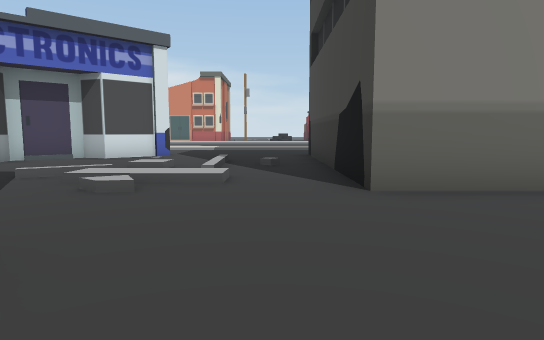
[1] (above)

24 first-person views from a walk through a 3-D level made in the Unity game engine. The camera is 1.3 m above the floor, tilts 6° down and sees 75° across. The floor is counted in squares, 2 m on a side. Each view is taken from the middle of a square. On the plan, view 1 faces up. The plan holds only what a view shows up to about 10 squares ahead; the rest is blank. The place goes on beyond the plan. Some animated figures are not drawn. Some surface patterns are stand-ins.

[2]
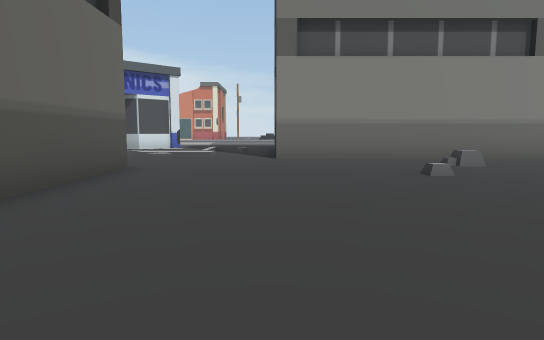

[3]
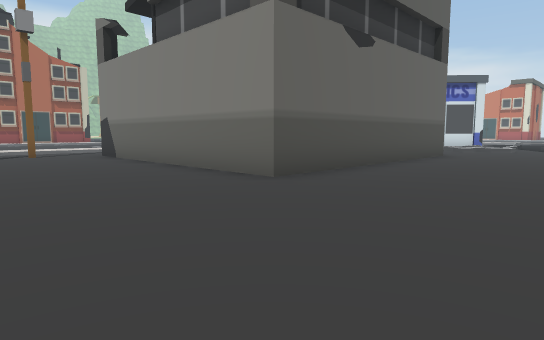

[4]
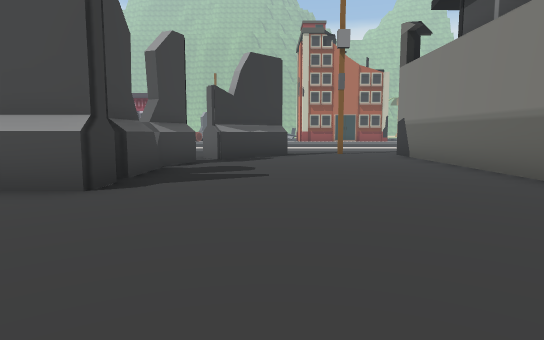

[5]
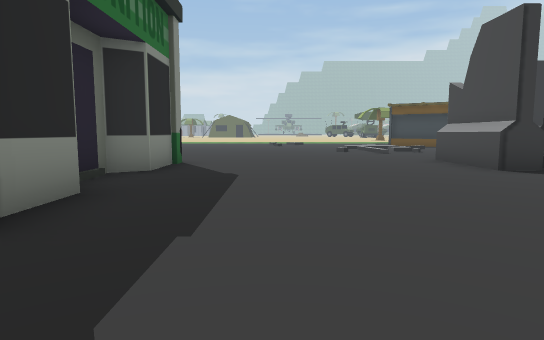

[6]
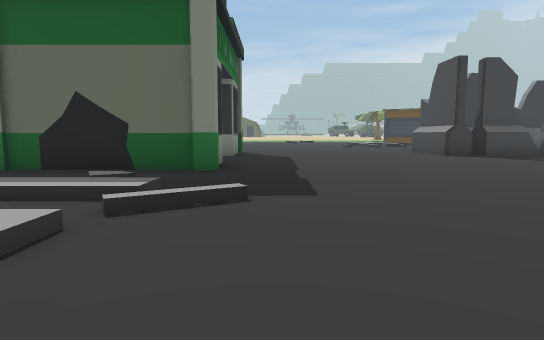

[7]
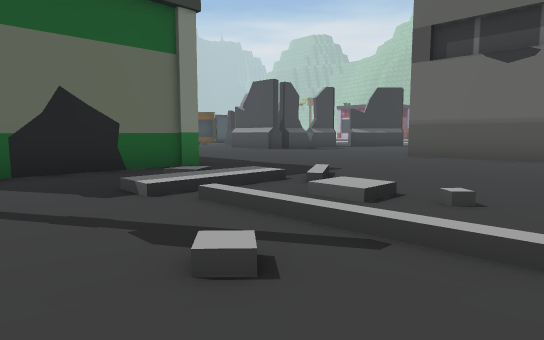

[8]
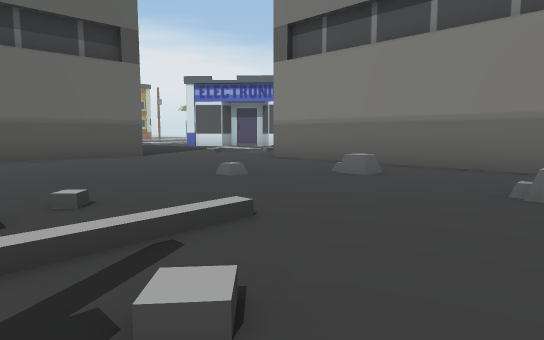

[9]
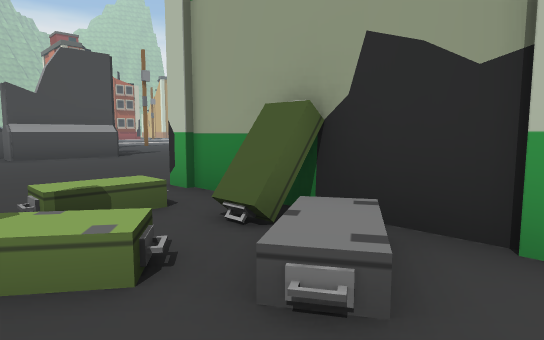

[10]
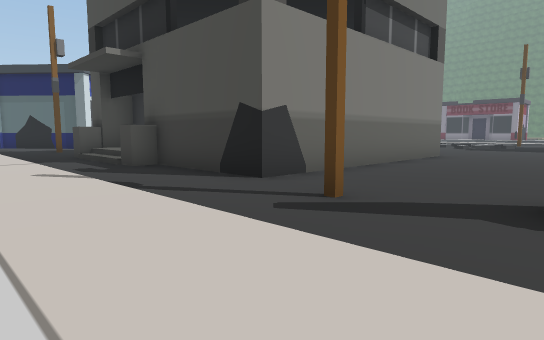

[11]
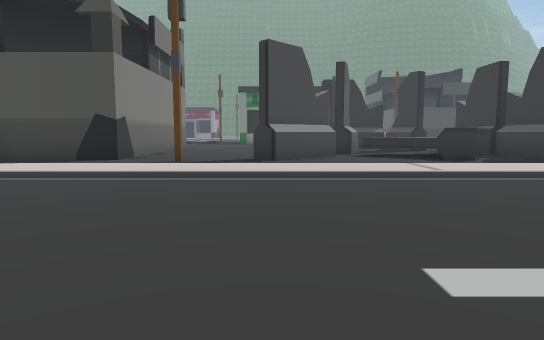

[12]
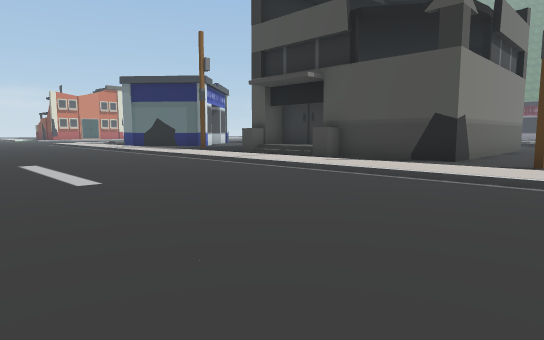

[13]
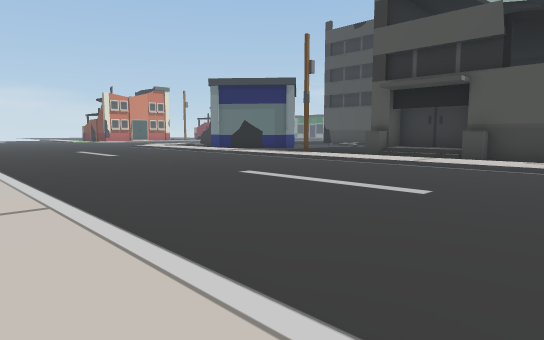

[14]
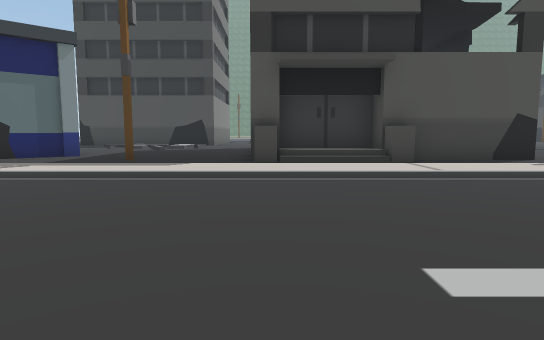

[15]
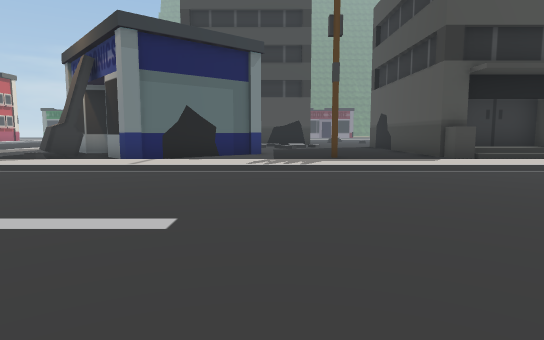

[16]
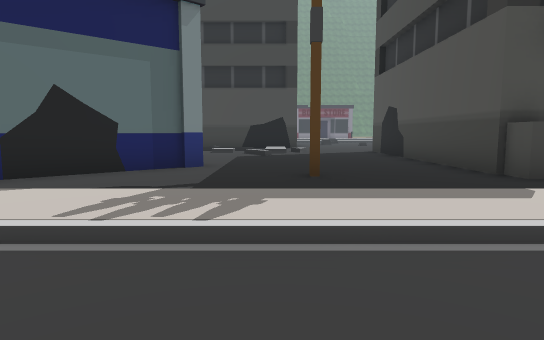

[17]
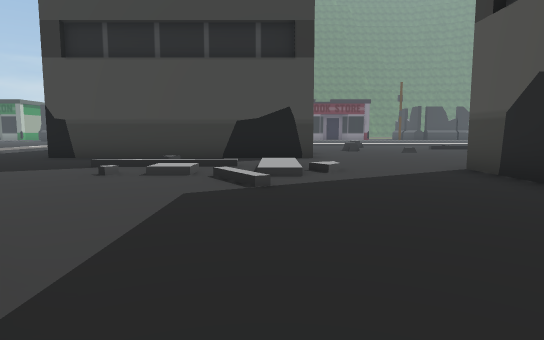

[18]
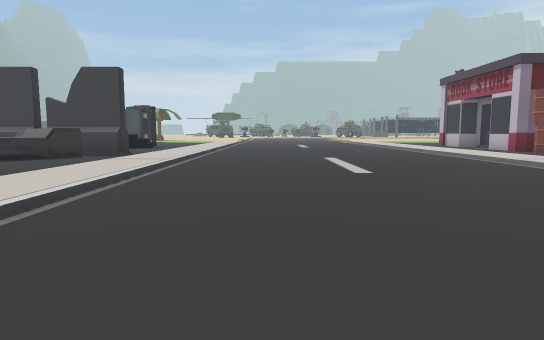

[19]
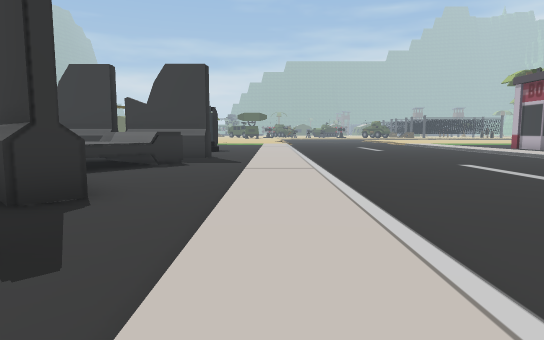

[20]
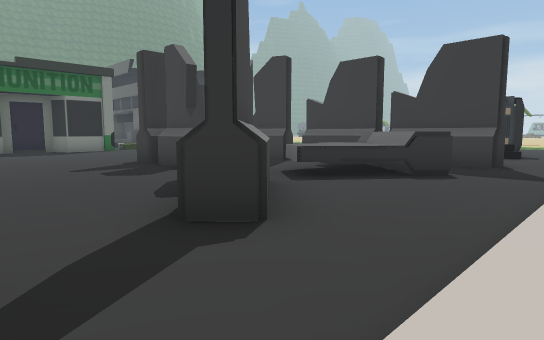

[21]
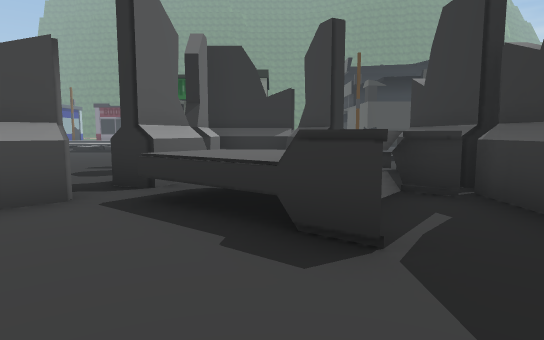

[22]
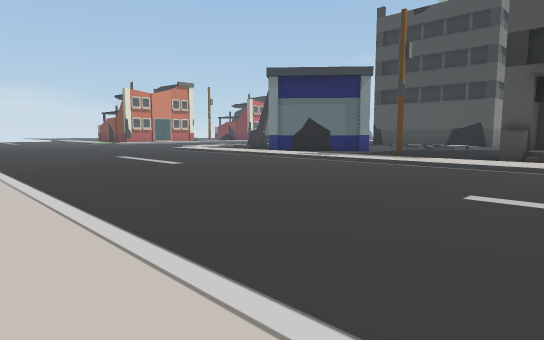

[23]
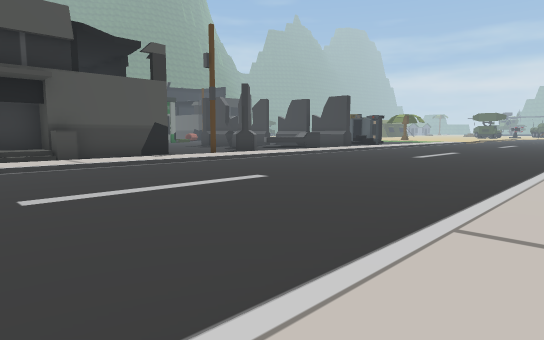

[24]
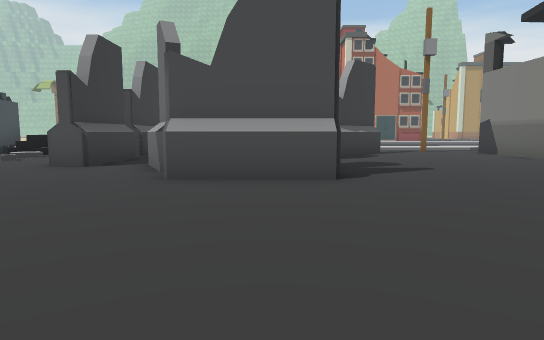

### Floor plan
Key: @ floor where view 1 was taken; # wall or solid block; x gap in a wall; . main floor; : floor 0.25 m higher than the main floor; + floor 0.5 m higher than the main floor; / step, stairs or slope; ^ raised ledge; O other object.
Columns run from 20 left of view 1 to 8 right of it. Each row starts with its distance up from view 1.
 10   ..   ./: ##   ##...#
  9  /....../: ## ###....#
  8  /....../:..###..../.#
  7  /....../:...#....///#
  6  /....../:......././.#
  5  /....../:.....././/.#
  4  /....../:.#....../..########
  3 :/....../:..................
  2 :/....../:...............O..
  1 :/....../:.^#######........O.
  0 :/....../:./+#    #.@........
 -1 :/....../:./+#    #......./..
 -2 :/....../:.###    #.......//.
 -3 :/....../:..#     #......//..
 -4 :/....../:..#     #....././..
 -5 :/....../:..#######......//..
 -6  /....../:.............../..
 -7  /....../:.#............#####
 -8  /....../:..............##
 -9  /....../:..#............#
-10  /....../:..##...........#
-11  /....../:...####x#.....##
-12 :/....../:...^###^#.....#####
-13 :/....../:..^^^..^#.......O/#
-14 :/....../:.#.^^.##.......///.
-15   ....../:...#........... /..

Where each view was taken, in squares from view 1:
view 1: 0 up, 0 right, facing up
view 2: 5 down, 1 right, facing up
view 3: 9 down, 2 right, facing up-left
view 4: 9 down, 2 right, facing left
view 5: 5 down, 2 right, facing down
view 6: 1 down, 3 right, facing down
view 7: 1 down, 8 right, facing down-left
view 8: 3 down, 8 right, facing up-left
view 9: 15 down, 8 right, facing up-left
view 10: 9 down, 12 left, facing up-right
view 11: 9 down, 17 left, facing right
view 12: 8 down, 17 left, facing up-right
view 13: 5 down, 20 left, facing up-right
view 14: 1 up, 17 left, facing right
view 15: 6 up, 18 left, facing right
view 16: 5 up, 14 left, facing right
view 17: 5 up, 8 left, facing right
view 18: 4 down, 14 left, facing down
view 19: 5 down, 11 left, facing down
view 20: 7 down, 11 left, facing down-right
view 21: 13 down, 11 left, facing right
view 22: 1 down, 20 left, facing up-right
view 23: 1 up, 20 left, facing down-right
view 24: 12 down, 3 right, facing left
